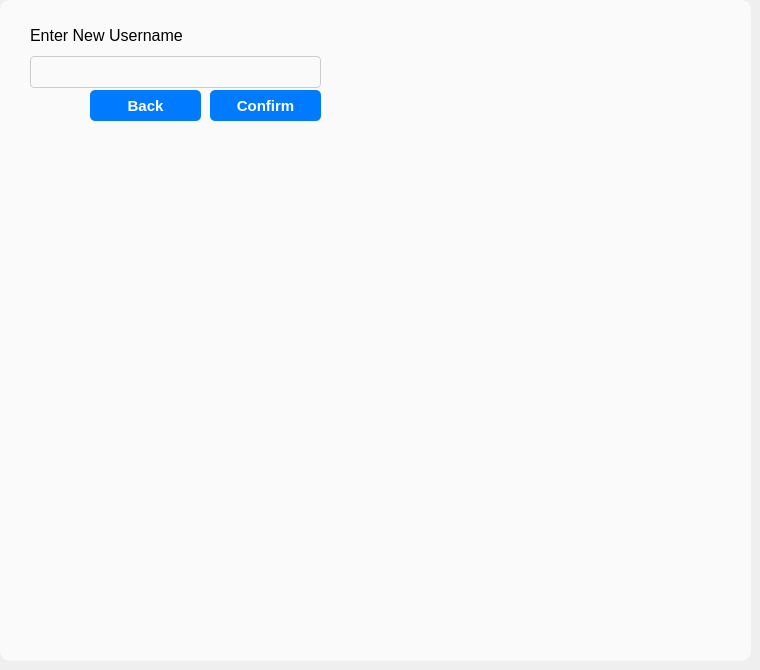
   <widget class="QWidget" name="Change_Username_Page">
    <widget class="QGroupBox" name="groupBox_9">
     <property name="geometry">
      <rect>
       <x>0</x>
       <y>0</y>
       <width>751</width>
       <height>661</height>
      </rect>
     </property>
     <property name="styleSheet">
      <string notr="true">background-color: rgb(250,250,250);
border-radius:10px</string>
     </property>
     <property name="title">
      <string/>
     </property>
     <widget class="QWidget" name="layoutWidget_8">
      <property name="geometry">
       <rect>
        <x>30</x>
        <y>20</y>
        <width>291</width>
        <height>68</height>
       </rect>
      </property>
      <layout class="QVBoxLayout" name="verticalLayout_11">
       <item>
        <widget class="QLabel" name="label_23">
         <property name="font">
          <font>
           <pointsize>12</pointsize>
          </font>
         </property>
         <property name="styleSheet">
          <string notr="true">color:black</string>
         </property>
         <property name="text">
          <string>Enter New Username</string>
         </property>
        </widget>
       </item>
       <item>
        <widget class="QLineEdit" name="NewUsernameLabel">
         <property name="sizePolicy">
          <sizepolicy hsizetype="Expanding" vsizetype="Maximum">
           <horstretch>0</horstretch>
           <verstretch>0</verstretch>
          </sizepolicy>
         </property>
         <property name="minimumSize">
          <size>
           <width>32</width>
           <height>32</height>
          </size>
         </property>
         <property name="font">
          <font>
           <family>Segoe UI</family>
           <bold>false</bold>
          </font>
         </property>
         <property name="styleSheet">
          <string notr="true">border: 1px solid #ccc;
border-radius:4px;
color:black;</string>
         </property>
        </widget>
       </item>
      </layout>
     </widget>
     <widget class="QPushButton" name="ConfirmButton_3">
      <property name="geometry">
       <rect>
        <x>210</x>
        <y>90</y>
        <width>111</width>
        <height>31</height>
       </rect>
      </property>
      <property name="font">
       <font>
        <pointsize>11</pointsize>
        <bold>true</bold>
       </font>
      </property>
      <property name="cursor">
       <cursorShape>PointingHandCursor</cursorShape>
      </property>
      <property name="styleSheet">
       <string notr="true">background-color: #007bff;
color: white;
padding: 4px 16px;
border: none;
border-radius: 5px;</string>
      </property>
      <property name="text">
       <string>Confirm</string>
      </property>
     </widget>
     <widget class="QPushButton" name="BackButton_3">
      <property name="geometry">
       <rect>
        <x>90</x>
        <y>90</y>
        <width>111</width>
        <height>31</height>
       </rect>
      </property>
      <property name="font">
       <font>
        <pointsize>11</pointsize>
        <bold>true</bold>
       </font>
      </property>
      <property name="cursor">
       <cursorShape>PointingHandCursor</cursorShape>
      </property>
      <property name="styleSheet">
       <string notr="true">background-color: #007bff;
color: white;
padding: 4px 16px;
border: none;
border-radius: 5px;</string>
      </property>
      <property name="text">
       <string>Back</string>
      </property>
     </widget>
    </widget>
   </widget>
